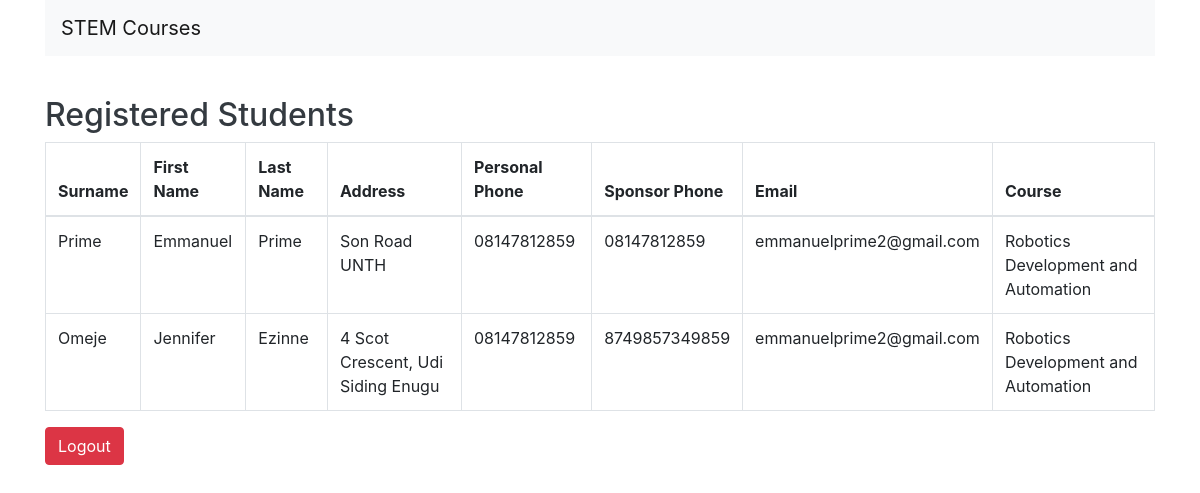
/students (signed in), run on the app's committed database.
### tables this page shows
CREATE TABLE students (
        id INTEGER PRIMARY KEY AUTOINCREMENT,
        surname TEXT NOT NULL,
        first_name TEXT NOT NULL,
        last_name TEXT NOT NULL,
        address TEXT NOT NULL,
        personal_phone TEXT NOT NULL,
        sponsor_phone TEXT NOT NULL,
        email TEXT NOT NULL,
        course TEXT NOT NULL
    );

### app.py (the view)
@app.route('/students')
@login_required
def students():
    conn = get_db_connection()
    students = conn.execute('SELECT * FROM students').fetchall()
    conn.close()
    return render_template('students.html', students=students)

### app.py (called while the page is built)
@app.after_request
def add_header(response):
    response.cache_control.no_cache = True
    return response

@login_manager.user_loader
def load_user(user_id):
    return User(user_id)

def get_db_connection():
    conn = sqlite3.connect('stem_courses.db')
    conn.row_factory = sqlite3.Row
    return conn

### templates/students.html
{% extends 'base.html' %}
{% block content %}
<h2>Registered Students</h2>
<table class="table table-bordered">
    <thead>
        <tr>
            <th>Surname</th>
            <th>First Name</th>
            <th>Last Name</th>
            <th>Address</th>
            <th>Personal Phone</th>
            <th>Sponsor Phone</th>
            <th>Email</th>
            <th>Course</th>
        </tr>
    </thead>
    <tbody>
        {% for student in students %}
        <tr>
            <td>{{ student['surname'] }}</td>
            <td>{{ student['first_name'] }}</td>
            <td>{{ student['last_name'] }}</td>
            <td>{{ student['address'] }}</td>
            <td>{{ student['personal_phone'] }}</td>
            <td>{{ student['sponsor_phone'] }}</td>
            <td>{{ student['email'] }}</td>
            <td>{{ student['course'] }}</td>
        </tr>
        {% endfor %}
    </tbody>
</table>
<a href="{{ url_for('logout') }}" class="btn btn-danger">Logout</a>
{% endblock %}

### templates/base.html (shortened to what this page needs)
<!doctype html>
<html lang="en">
  <head>
    <link rel="stylesheet" href="{{ url_for('static', filename='css/styles.css') }}">
    <link href="https://cdn.jsdelivr.net/npm/bootstrap@4.5.2/dist/css/bootstrap.min.css" rel="stylesheet">
  </head>
  <body>
    <div class="container">
      <nav class="navbar navbar-expand-lg navbar-light bg-light">
        <a class="navbar-brand" href="{{ url_for('home') }}">STEM Courses</a>
      </nav>
      <div class="mt-4">
        {% block content %}{% endblock %}
      </div>
    </div>
  </body>
</html>

### static/css/styles.css (style rules this page uses)
body { background-color: #faf8f8; }
.navbar { margin-bottom: 40px; }
h1, h2 { color: #343a40; }

### data on the page
students: surname "Prime", first_name "Emmanuel", last_name "Prime", address "Son Road UNTH", personal_phone "08147812859", sponsor_phone "08147812859", email "emmanuelprime2@gmail.com", course "Robotics Development and Automation"
students: surname "Omeje", first_name "Jennifer", last_name "Ezinne", address "4 Scot Crescent, Udi Siding Enugu", personal_phone "08147812859", sponsor_phone "8749857349859", email "emmanuelprime2@gmail.com", course "Robotics Development and Automation"
